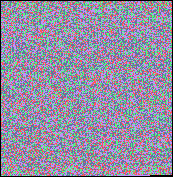

Source code (Python):
import math
from PIL import Image, ImageDraw

def splitter(str, k):

    palatte = {
          'a': '#bd93f9' # adenine
        , 'c': '#ff5555' # cytosine
        , 'g': '#50fa7b' # guanine
        , 't': '#6272a4' # thymine
    }

    image = Image.new( "RGB", (k+1,k+5) )
    dctx = ImageDraw.Draw(image)
    x = 0 + 1
    y = 0 + 1

    for pixel in str:
        if x == k:
            x = 0 + 1
            y += 1
        dctx.point( [x, y], fill=palatte[pixel] )
        x += 1

    image.save('./covid-19.png', "PNG")

file = open('./covid-19.txt', 'r')
content = file.read()

splitter( content, math.floor(math.sqrt(len(content))) )

file.close()
